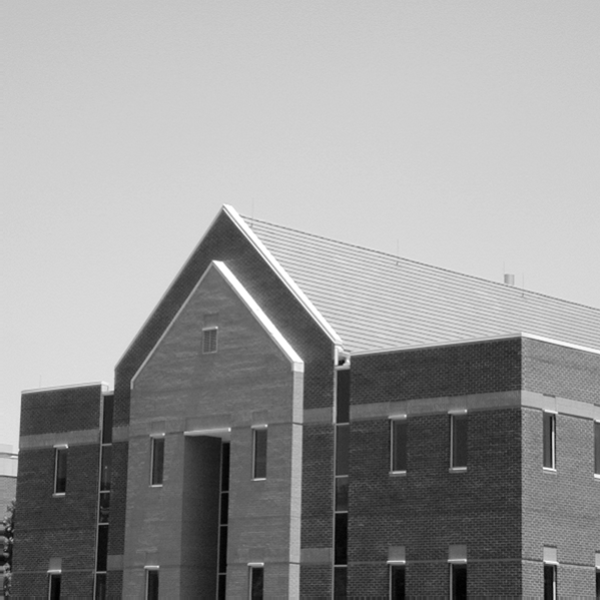
#> input picture Gradient detection/building.tif, 600 x 600 px
$ python gradient-detection.py   (older library calls are emulated)
#> lines starting #> are read from the running program, lines starting #| are printed output that depends on the picture
#AK_GT_ComputerVision_Hw3

import cv2, math
import numpy as np
import matplotlib.pyplot as plt
from google.colab.patches import cv2_imshow # remove this if not using Colab import matplotlib.pyplot as plt

# Read image
A = cv2.imread("building.tif", cv2.IMREAD_GRAYSCALE)
#> A is the input picture: shape (600, 600); min 0, max 255, mean 152.8
cv2_imshow(A)

# Compute gradient magnitude
G_x = cv2.Sobel(A,cv2.CV_64F,0,1)
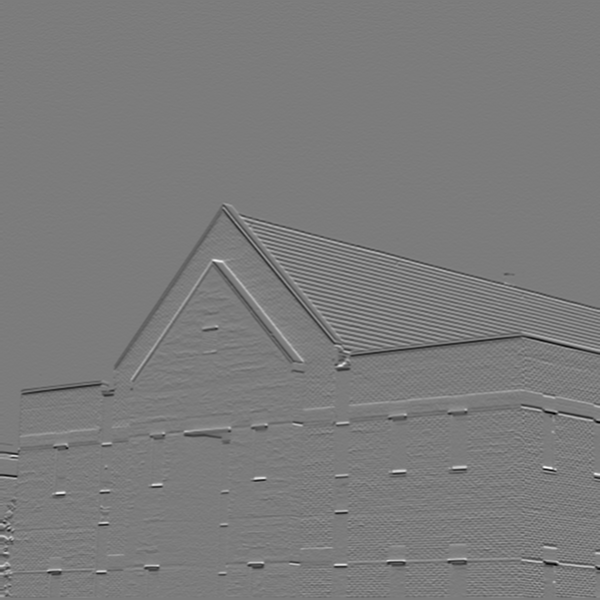
#> G_x: shape (600, 600) float64; min -586, max 618, mean -1.7; drawn with min black and max white
G_y = cv2.Sobel(A,cv2.CV_64F,1,0)
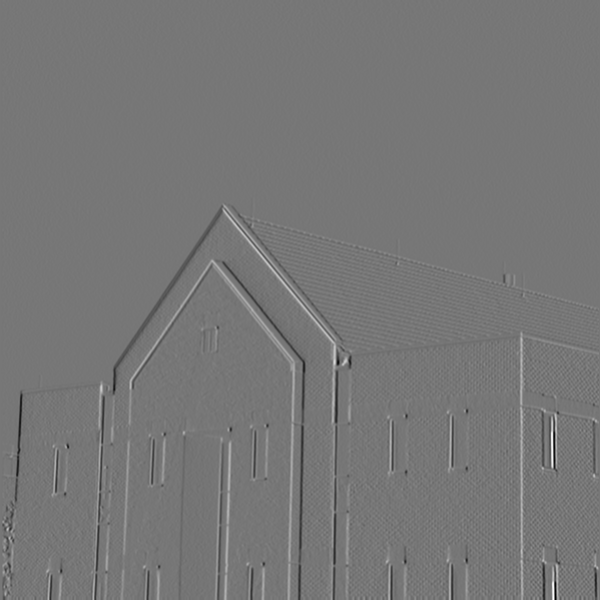
#> G_y: shape (600, 600) float64; min -677, max 772, mean -0.2; drawn with min black and max white
G = np.abs(G_x) + np.abs(G_y)
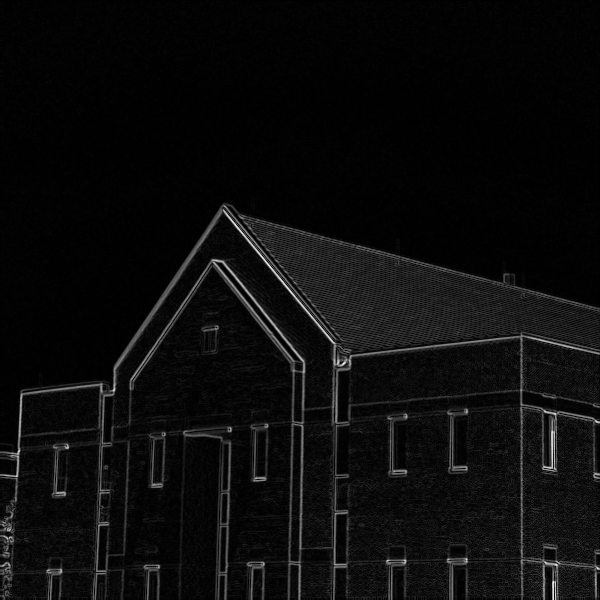
#> G: shape (600, 600) float64; min 0, max 844, mean 40.6; drawn with min black and max white
# G = np.sqrt(np.power(G_x,2)+np.power(G_y,2))
G = G/np.max(G)*255
cv2_imshow(G)

n = A.shape[0]
#> n = 600
m = A.shape[1]
#> m = 600

#Define bin ranges for rho and theta values
theta_max = 90
theta_min = -89
n_squared = math.pow(n, 2)
#> n_squared = 360000
m_squared = math.pow(m, 2)
#> m_squared = 360000
rho_max = int(math.sqrt(n_squared + m_squared))
#> rho_max = 848
rho_min = -int(math.sqrt(n_squared + m_squared))
#> rho_min = -848

#Calculate the bins of the Hough Space for the Rho and Theta values
thetas = [np.deg2rad(x) for x in range(theta_min, theta_max+1)]
rhos = [x for x in range(rho_min, rho_max+1)]
#> rhos = 1697 values from -848 to 848

H = [[0 for x in range(len(thetas))] for y in range(len(rhos))]         #Initialise Hough Space

'''
Populate the Hough Space (takes about 5 minutes)
'''
# Iterate through all pixels in input image
for i in range(n):
  for j in range(m):
    # Iterate through all theta values to fill matrix
    for theta_idx, theta_val in enumerate(thetas):
#> (the run stopped early here; a loop or call above may not have finished)
